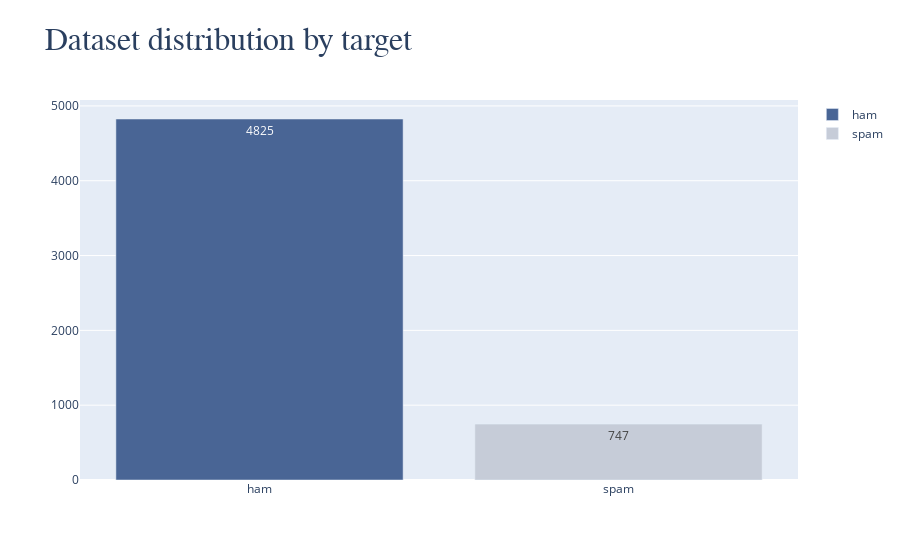

Notebook cell for this chart:
### Code cell
fig = go.Figure()
fig.add_trace(go.Bar(
    x=['ham'],
    y=[balance_counts[0]],
    name='ham',
    text=[balance_counts[0]],
    textposition='auto',
    marker_color=primary_blue
))
fig.add_trace(go.Bar(
    x=['spam'],
    y=[balance_counts[1]],
    name='spam',
    text=[balance_counts[1]],
    textposition='auto',
    marker_color=primary_grey
))
fig.update_layout(
    title='<span style="font-size:32px; font-family:Times New Roman">Dataset distribution by target</span>'
)
fig.show()

### Figure 1 — Plotly figure (JSON) as saved in the notebook; plotly's stock layout.template omitted (floating-point values rounded to 4 significant figures)
{"data": [{"marker": {"color": "#496595"}, "name": "ham", "text": ["4825"], "textposition": "auto", "type": "bar", "x": ["ham"], "y": [4825]}, {"marker": {"color": "#c6ccd8"}, "name": "spam", "text": ["747"], "textposition": "auto", "type": "bar", "x": ["spam"], "y": [747]}], "layout": {"title": {"text": "<span style=\"font-size:32px; font-family:Times New Roman\">Dataset distribution by target</span>"}}}
